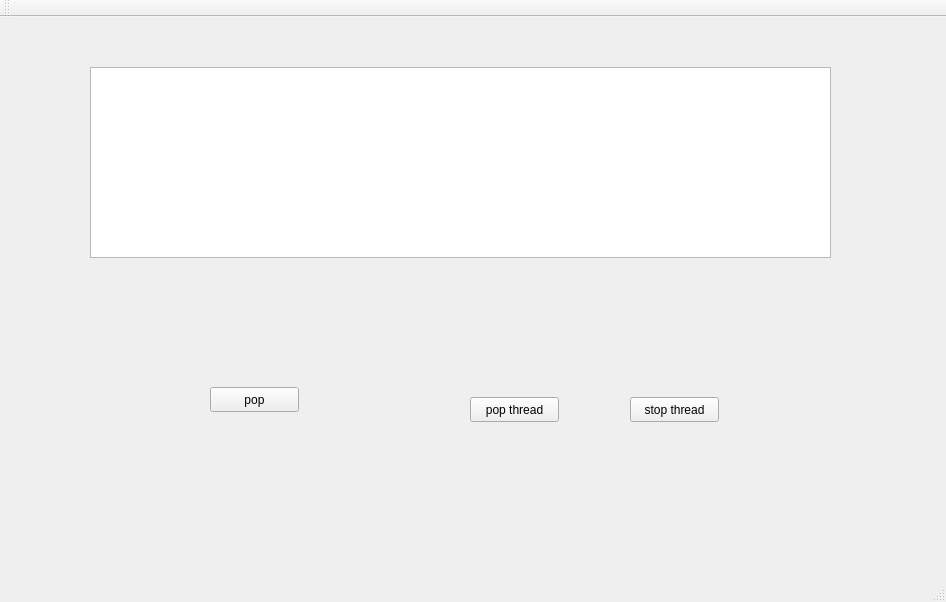
<?xml version="1.0" encoding="UTF-8"?>
<ui version="4.0">
 <class>MainWindow</class>
 <widget class="QMainWindow" name="MainWindow">
  <property name="geometry">
   <rect>
    <x>0</x>
    <y>0</y>
    <width>946</width>
    <height>602</height>
   </rect>
  </property>
  <property name="windowTitle">
   <string>MainWindow</string>
  </property>
  <widget class="QWidget" name="centralWidget">
   <widget class="QTextEdit" name="textEdit">
    <property name="geometry">
     <rect>
      <x>90</x>
      <y>50</y>
      <width>741</width>
      <height>191</height>
     </rect>
    </property>
   </widget>
   <widget class="QPushButton" name="pushButton">
    <property name="geometry">
     <rect>
      <x>210</x>
      <y>370</y>
      <width>89</width>
      <height>25</height>
     </rect>
    </property>
    <property name="text">
     <string>pop</string>
    </property>
   </widget>
   <widget class="QPushButton" name="pushButton_2">
    <property name="geometry">
     <rect>
      <x>470</x>
      <y>380</y>
      <width>89</width>
      <height>25</height>
     </rect>
    </property>
    <property name="text">
     <string>pop thread</string>
    </property>
   </widget>
   <widget class="QPushButton" name="pushButton_3">
    <property name="geometry">
     <rect>
      <x>630</x>
      <y>380</y>
      <width>89</width>
      <height>25</height>
     </rect>
    </property>
    <property name="text">
     <string>stop thread</string>
    </property>
   </widget>
  </widget>
  <widget class="QMenuBar" name="menuBar">
   <property name="geometry">
    <rect>
     <x>0</x>
     <y>0</y>
     <width>946</width>
     <height>22</height>
    </rect>
   </property>
  </widget>
  <widget class="QToolBar" name="mainToolBar">
   <attribute name="toolBarArea">
    <enum>TopToolBarArea</enum>
   </attribute>
   <attribute name="toolBarBreak">
    <bool>false</bool>
   </attribute>
  </widget>
  <widget class="QStatusBar" name="statusBar"/>
 </widget>
 <layoutdefault spacing="6" margin="11"/>
 <resources/>
 <connections/>
</ui>
